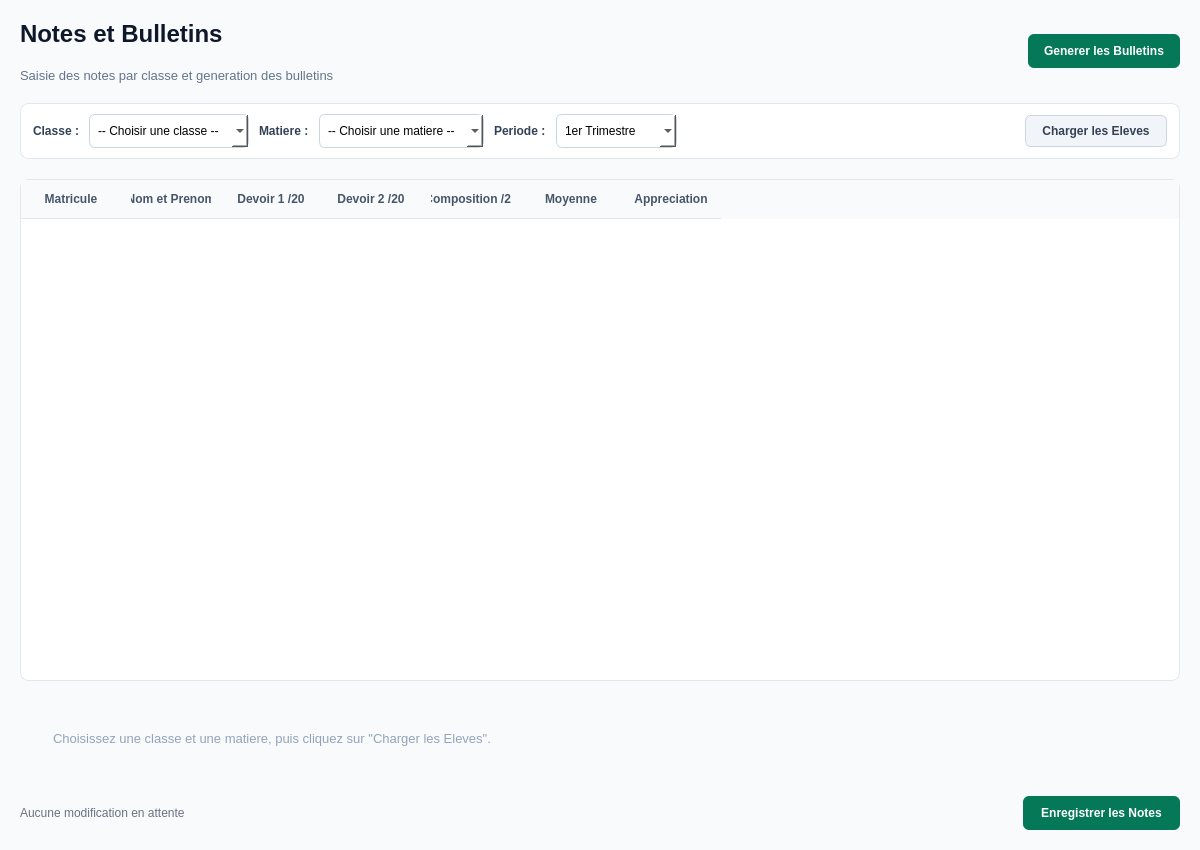
<?xml version="1.0" encoding="UTF-8"?>
<ui version="4.0">
 <class>PageNotes</class>
 <widget class="QWidget" name="PageNotes">
  <property name="geometry">
   <rect>
    <x>0</x>
    <y>0</y>
    <width>1200</width>
    <height>850</height>
   </rect>
  </property>
  <property name="windowTitle">
   <string>Notes et Bulletins</string>
  </property>
  <property name="styleSheet">
   <string>background-color: #f8fafc; font-family: 'Segoe UI', sans-serif;</string>
  </property>
  <layout class="QVBoxLayout" name="mainLayout">
   <property name="spacing">
    <number>20</number>
   </property>
   <property name="leftMargin">
    <number>20</number>
   </property>
   <property name="topMargin">
    <number>20</number>
   </property>
   <property name="rightMargin">
    <number>20</number>
   </property>
   <property name="bottomMargin">
    <number>20</number>
   </property>

   <!-- EN-TETE -->
   <item>
    <layout class="QHBoxLayout" name="headerLayout">
     <item>
      <layout class="QVBoxLayout" name="titleLayout">
       <item>
        <widget class="QLabel" name="lbl_page_title">
         <property name="styleSheet">
          <string>color: #0f172a; font-size: 24px; font-weight: bold;</string>
         </property>
         <property name="text">
          <string>Notes et Bulletins</string>
         </property>
        </widget>
       </item>
       <item>
        <widget class="QLabel" name="lbl_page_subtitle">
         <property name="styleSheet">
          <string>color: #64748b; font-size: 13px;</string>
         </property>
         <property name="text">
          <string>Saisie des notes par classe et generation des bulletins</string>
         </property>
        </widget>
       </item>
      </layout>
     </item>
     <item>
      <spacer name="headerSpacer">
       <property name="orientation">
        <enum>Qt::Horizontal</enum>
       </property>
       <property name="sizeHint" stdset="0">
        <size>
         <width>40</width>
         <height>20</height>
        </size>
       </property>
      </spacer>
     </item>
     <item>
      <widget class="QPushButton" name="btn_generer_bulletins">
       <property name="cursor">
        <cursorShape>PointingHandCursor</cursorShape>
       </property>
       <property name="styleSheet">
        <string>background-color: #047857; color: white; border: none; border-radius: 6px; padding: 10px 16px; font-weight: bold;</string>
       </property>
       <property name="text">
        <string>Generer les Bulletins</string>
       </property>
      </widget>
     </item>
    </layout>
   </item>

   <!-- SELECTEURS : classe / matiere / periode -->
   <item>
    <widget class="QFrame" name="selectorBar">
     <property name="styleSheet">
      <string>background-color: #ffffff; border: 1px solid #e2e8f0; border-radius: 8px;</string>
     </property>
     <layout class="QHBoxLayout" name="selectorLayout">
      <property name="leftMargin">
       <number>12</number>
      </property>
      <property name="topMargin">
       <number>10</number>
      </property>
      <property name="rightMargin">
       <number>12</number>
      </property>
      <property name="bottomMargin">
       <number>10</number>
      </property>
      <property name="spacing">
       <number>10</number>
      </property>
      <item>
       <widget class="QLabel" name="lbl_sel_classe">
        <property name="styleSheet">
         <string>color: #334155; font-weight: bold; border: none;</string>
        </property>
        <property name="text">
         <string>Classe :</string>
        </property>
       </widget>
      </item>
      <item>
       <widget class="QComboBox" name="combo_classe">
        <property name="minimumSize">
         <size>
          <width>160</width>
          <height>0</height>
         </size>
        </property>
        <property name="styleSheet">
         <string>border: 1px solid #cbd5e1; border-radius: 6px; padding: 8px;</string>
        </property>
        <item>
         <property name="text">
          <string>-- Choisir une classe --</string>
         </property>
        </item>
       </widget>
      </item>
      <item>
       <widget class="QLabel" name="lbl_sel_matiere">
        <property name="styleSheet">
         <string>color: #334155; font-weight: bold; border: none;</string>
        </property>
        <property name="text">
         <string>Matiere :</string>
        </property>
       </widget>
      </item>
      <item>
       <widget class="QComboBox" name="combo_matiere">
        <property name="minimumSize">
         <size>
          <width>160</width>
          <height>0</height>
         </size>
        </property>
        <property name="styleSheet">
         <string>border: 1px solid #cbd5e1; border-radius: 6px; padding: 8px;</string>
        </property>
        <item>
         <property name="text">
          <string>-- Choisir une matiere --</string>
         </property>
        </item>
       </widget>
      </item>
      <item>
       <widget class="QLabel" name="lbl_sel_periode">
        <property name="styleSheet">
         <string>color: #334155; font-weight: bold; border: none;</string>
        </property>
        <property name="text">
         <string>Periode :</string>
        </property>
       </widget>
      </item>
      <item>
       <widget class="QComboBox" name="combo_periode">
        <property name="styleSheet">
         <string>border: 1px solid #cbd5e1; border-radius: 6px; padding: 8px;</string>
        </property>
        <item>
         <property name="text">
          <string>1er Trimestre</string>
         </property>
        </item>
        <item>
         <property name="text">
          <string>2eme Trimestre</string>
         </property>
        </item>
        <item>
         <property name="text">
          <string>3eme Trimestre</string>
         </property>
        </item>
       </widget>
      </item>
      <item>
       <spacer name="selectorSpacer">
        <property name="orientation">
         <enum>Qt::Horizontal</enum>
        </property>
        <property name="sizeHint" stdset="0">
         <size>
          <width>40</width>
          <height>20</height>
         </size>
        </property>
       </spacer>
      </item>
      <item>
       <widget class="QPushButton" name="btn_charger_classe">
        <property name="cursor">
         <cursorShape>PointingHandCursor</cursorShape>
        </property>
        <property name="styleSheet">
         <string>background-color: #f1f5f9; color: #334155; border: 1px solid #cbd5e1; border-radius: 6px; padding: 8px 16px; font-weight: bold;</string>
        </property>
        <property name="text">
         <string>Charger les Eleves</string>
        </property>
       </widget>
      </item>
     </layout>
    </widget>
   </item>

   <!-- TABLEAU DE SAISIE DES NOTES -->
   <item>
    <widget class="QTableWidget" name="table_notes">
     <property name="styleSheet">
      <string>
       QTableWidget {
           background-color: #ffffff;
           border: 1px solid #e2e8f0;
           border-radius: 8px;
           gridline-color: #f1f5f9;
           font-size: 13px;
       }
       QHeaderView::section {
           background-color: #f8fafc;
           color: #475569;
           font-weight: bold;
           padding: 10px;
           border: none;
           border-bottom: 1px solid #e2e8f0;
       }
       QTableWidget::item {
           padding: 6px;
           border-bottom: 1px solid #f1f5f9;
       }
      </string>
     </property>
     <property name="editTriggers">
      <set>QAbstractItemView::DoubleClicked|QAbstractItemView::EditKeyPressed</set>
     </property>
     <property name="selectionBehavior">
      <enum>QAbstractItemView::SelectRows</enum>
     </property>
     <property name="alternatingRowColors">
      <bool>true</bool>
     </property>
     <property name="showGrid">
      <bool>false</bool>
     </property>
     <column>
      <property name="text">
       <string>Matricule</string>
      </property>
     </column>
     <column>
      <property name="text">
       <string>Nom et Prenom</string>
      </property>
     </column>
     <column>
      <property name="text">
       <string>Devoir 1 /20</string>
      </property>
     </column>
     <column>
      <property name="text">
       <string>Devoir 2 /20</string>
      </property>
     </column>
     <column>
      <property name="text">
       <string>Composition /20</string>
      </property>
     </column>
     <column>
      <property name="text">
       <string>Moyenne</string>
      </property>
     </column>
     <column>
      <property name="text">
       <string>Appreciation</string>
      </property>
     </column>
    </widget>
   </item>

   <!-- ETAT VIDE -->
   <item>
    <widget class="QLabel" name="lbl_empty_state_notes">
     <property name="styleSheet">
      <string>color: #94a3b8; font-size: 13px; padding: 30px; qproperty-alignment: AlignCenter;</string>
     </property>
     <property name="text">
      <string>Choisissez une classe et une matiere, puis cliquez sur "Charger les Eleves".</string>
     </property>
     <property name="visible">
      <bool>false</bool>
     </property>
    </widget>
   </item>

   <!-- BARRE D'ACTIONS BAS DE PAGE -->
   <item>
    <layout class="QHBoxLayout" name="bottomBarLayout">
     <item>
      <widget class="QLabel" name="lbl_notes_status">
       <property name="styleSheet">
        <string>color: #6b7280;</string>
       </property>
       <property name="text">
        <string>Aucune modification en attente</string>
       </property>
      </widget>
     </item>
     <item>
      <spacer name="bottomBarSpacer">
       <property name="orientation">
        <enum>Qt::Horizontal</enum>
       </property>
       <property name="sizeHint" stdset="0">
        <size>
         <width>40</width>
         <height>20</height>
        </size>
       </property>
      </spacer>
     </item>
     <item>
      <widget class="QPushButton" name="btn_save_notes">
       <property name="cursor">
        <cursorShape>PointingHandCursor</cursorShape>
       </property>
       <property name="styleSheet">
        <string>background-color: #047857; color: #ffffff; border-radius: 6px; padding: 10px 18px; font-weight: bold;</string>
       </property>
       <property name="text">
        <string>Enregistrer les Notes</string>
       </property>
      </widget>
     </item>
    </layout>
   </item>

  </layout>
 </widget>
 <resources/>
 <connections/>
</ui>
